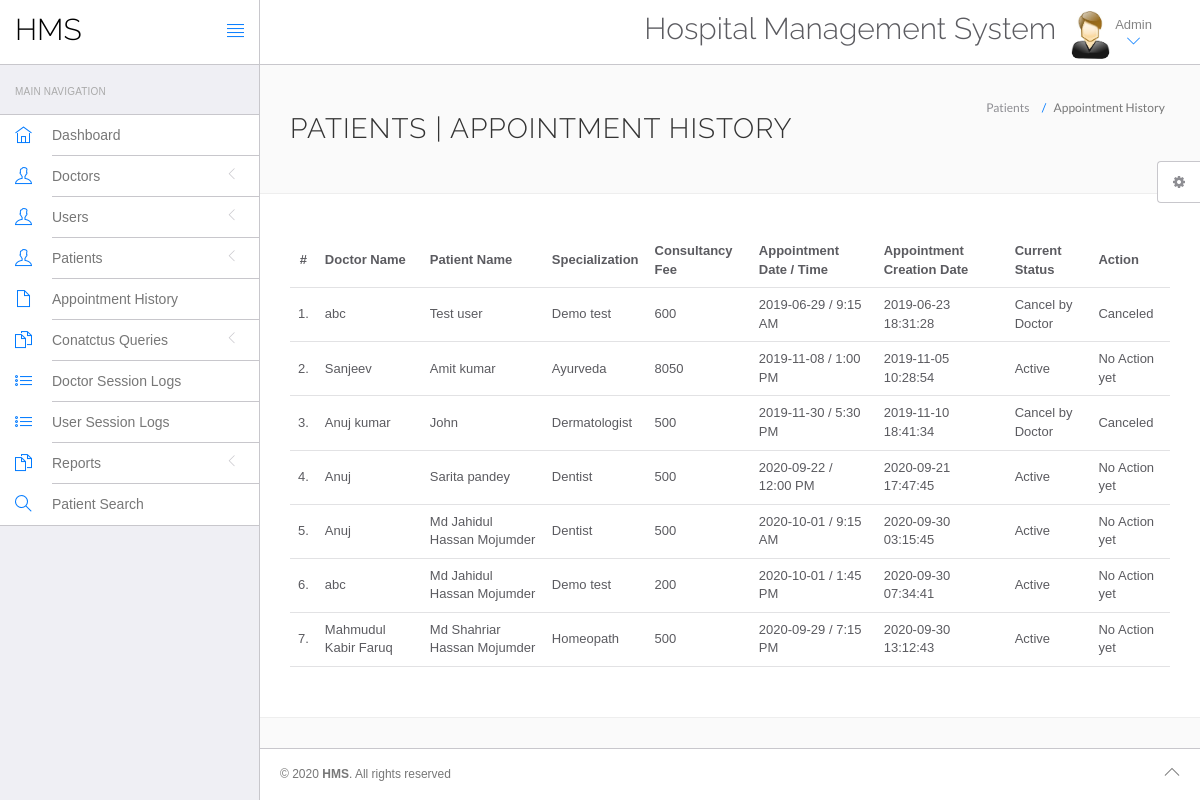
The app's page /Doctor_Appointment_Management_System/hospital/hms/admin/appointment-history.php (signed in) with its own data.
### tables this page shows
CREATE TABLE `appointment` (
  `id` int(11) NOT NULL,
  `doctorSpecialization` varchar(255) DEFAULT NULL,
  `doctorId` int(11) DEFAULT NULL,
  `userId` int(11) DEFAULT NULL,
  `consultancyFees` int(11) DEFAULT NULL,
  `appointmentDate` varchar(255) DEFAULT NULL,
  `appointmentTime` varchar(255) DEFAULT NULL,
  `postingDate` timestamp NULL DEFAULT current_timestamp(),
  `userStatus` int(11) DEFAULT NULL,
  `doctorStatus` int(11) DEFAULT NULL,
  `updationDate` timestamp NULL DEFAULT NULL ON UPDATE current_timestamp()
);

CREATE TABLE `doctors` (
  `id` int(11) NOT NULL,
  `access` int(5) NOT NULL,
  `location` varchar(25) DEFAULT '',
  `specilization` varchar(255) DEFAULT NULL,
  `doctorName` varchar(255) DEFAULT NULL,
  `address` longtext DEFAULT NULL,
  `docFees` varchar(255) DEFAULT NULL,
  `contactno` bigint(11) DEFAULT NULL,
  `docEmail` varchar(255) DEFAULT NULL,
  `password` varchar(255) DEFAULT NULL,
  `creationDate` timestamp NULL DEFAULT current_timestamp(),
  `updationDate` timestamp NULL DEFAULT NULL ON UPDATE current_timestamp()
);

CREATE TABLE `users` (
  `id` int(11) NOT NULL,
  `fullName` varchar(255) DEFAULT NULL,
  `address` longtext DEFAULT NULL,
  `contact` varchar(11) DEFAULT NULL,
  `city` varchar(255) DEFAULT NULL,
  `gender` varchar(255) DEFAULT NULL,
  `email` varchar(255) DEFAULT NULL,
  `password` varchar(255) DEFAULT NULL,
  `access` int(5) NOT NULL,
  `regDate` timestamp NULL DEFAULT current_timestamp(),
  `updationDate` timestamp NULL DEFAULT NULL ON UPDATE current_timestamp()
);

### Doctor_Appointment_Management_System/hospital/hms/admin/appointment-history.php (the view, shortened to what this page needs)
<?php
include('include/config.php');
?>
<!DOCTYPE html>
<html lang="en">
	<head>
		<link rel="stylesheet" href="vendor/bootstrap/css/bootstrap.min.css">
		<link rel="stylesheet" href="vendor/fontawesome/css/font-awesome.min.css">
		<link rel="stylesheet" href="vendor/themify-icons/themify-icons.min.css">
		<link href="vendor/animate.css/animate.min.css" rel="stylesheet" media="screen">
		<link href="vendor/perfect-scrollbar/perfect-scrollbar.min.css" rel="stylesheet" media="screen">
		<link href="vendor/switchery/switchery.min.css" rel="stylesheet" media="screen">
		<link href="vendor/bootstrap-touchspin/jquery.bootstrap-touchspin.min.css" rel="stylesheet" media="screen">
		<link href="vendor/select2/select2.min.css" rel="stylesheet" media="screen">
		<link href="vendor/bootstrap-datepicker/bootstrap-datepicker3.standalone.min.css" rel="stylesheet" media="screen">
		<link href="vendor/bootstrap-timepicker/bootstrap-timepicker.min.css" rel="stylesheet" media="screen">
		<link rel="stylesheet" href="assets/css/styles.css">
		<link rel="stylesheet" href="assets/css/plugins.css">
		<link rel="stylesheet" href="assets/css/themes/theme-1.css" id="skin_color" />
	</head>
	<body>
		<div id="app">
<?php include('include/sidebar.php');?>
			<div class="app-content">
					<?php include('include/header.php');?>
				<div class="main-content" >
					<div class="wrap-content container" id="container">
						<section id="page-title">
							<div class="row">
								<div class="col-sm-8">
									<h1 class="mainTitle">Patients  | Appointment History</h1>
																	</div>
								<ol class="breadcrumb">
									<li>
										<span>Patients </span>
									</li>
									<li class="active">
										<span>Appointment History</span>
									</li>
								</ol>
							</div>
						</section>
						<div class="container-fluid container-fullw bg-white">
									<div class="row">
								<div class="col-md-12">
									<table class="table table-hover" id="sample-table-1">
										<thead>
											<tr>
												<th class="center">#</th>
												<th class="hidden-xs">Doctor Name</th>
												<th>Patient Name</th>
												<th>Specialization</th>
												<th>Consultancy Fee</th>
												<th>Appointment Date / Time </th>
												<th>Appointment Creation Date  </th>
												<th>Current Status</th>
												<th>Action</th>
											</tr>
										</thead>
										<tbody>
<?php
$sql=mysqli_query($con,"select doctors.doctorName as docname,users.fullName as pname,appointment.*  from appointment join doctors on doctors.id=appointment.doctorId join users on users.id=appointment.userId ");
$cnt=1;
while($row=mysqli_fetch_array($sql))
{
?>
											<tr>
												<td class="center"><?php echo $cnt;?>.</td>
												<td class="hidden-xs"><?php echo $row['docname'];?></td>
												<td class="hidden-xs"><?php echo $row['pname'];?></td>
												<td><?php echo $row['doctorSpecialization'];?></td>
												<td><?php echo $row['consultancyFees'];?></td>
												<td><?php echo $row['appointmentDate'];?> / <?php echo
												 $row['appointmentTime'];?>
												</td>
												<td><?php echo $row['postingDate'];?></td>
												<td>
<?php if(($row['userStatus']==1) && ($row['doctorStatus']==1))
{
	echo "Active";
}
if(($row['userStatus']==1) && ($row['doctorStatus']==0))
{
	echo "Cancel by Doctor";
}
												?></td>
												<td >
												<div class="visible-md visible-lg hidden-sm hidden-xs">
							<?php if(($row['userStatus']==1) && ($row['doctorStatus']==1))
{
echo "No Action yet";
	 } else {
		echo "Canceled";
		} ?>
												</div>
												</td>
											</tr>
											<?php
$cnt=$cnt+1;
											 }?>
										</tbody>
									</table>
								</div>
							</div>
								</div>
					</div>
				</div>
			</div>
	<?php include('include/footer.php');?>
	<?php include('include/setting.php');?>
		</div>
	</body>
</html>

### Doctor_Appointment_Management_System/hospital/hms/admin/assets/css/themes/theme-1.css (style rules this page uses)
body { background: #FAFAFA; }

### records on screen
appointment: doctorId.doctorName "abc", users.fullName "Test user", doctorSpecialization "Demo test", consultancyFees "600", appointmentDate "2019-06-29", appointmentTime "9:15 AM", postingDate "2019-06-23 18:31:28", userStatus "Cancel by Doctor"
appointment: doctorId.doctorName "Sanjeev", users.fullName "Amit kumar", doctorSpecialization "Ayurveda", consultancyFees "8050", appointmentDate "2019-11-08", appointmentTime "1:00 PM", postingDate "2019-11-05 10:28:54", userStatus "Active"
appointment: doctorId.doctorName "Anuj kumar", users.fullName "John", doctorSpecialization "Dermatologist", consultancyFees "500", appointmentDate "2019-11-30", appointmentTime "5:30 PM", postingDate "2019-11-10 18:41:34", userStatus "Cancel by Doctor"
appointment: doctorId.doctorName "Anuj", users.fullName "Sarita pandey", doctorSpecialization "Dentist", consultancyFees "500", appointmentDate "2020-09-22", appointmentTime "12:00 PM", postingDate "2020-09-21 17:47:45", userStatus "Active"
appointment: doctorId.doctorName "Anuj", users.fullName "Md Jahidul Hassan Mojumder", doctorSpecialization "Dentist", consultancyFees "500", appointmentDate "2020-10-01", appointmentTime "9:15 AM", postingDate "2020-09-30 03:15:45", userStatus "Active"
appointment: doctorId.doctorName "abc", users.fullName "Md Jahidul Hassan Mojumder", doctorSpecialization "Demo test", consultancyFees "200", appointmentDate "2020-10-01", appointmentTime "1:45 PM", postingDate "2020-09-30 07:34:41", userStatus "Active"
appointment: doctorId.doctorName "Mahmudul Kabir Faruq", users.fullName "Md Shahriar Hassan Mojumder", doctorSpecialization "Homeopath", consultancyFees "500", appointmentDate "2020-09-29", appointmentTime "7:15 PM", postingDate "2020-09-30 13:12:43", userStatus "Active"
